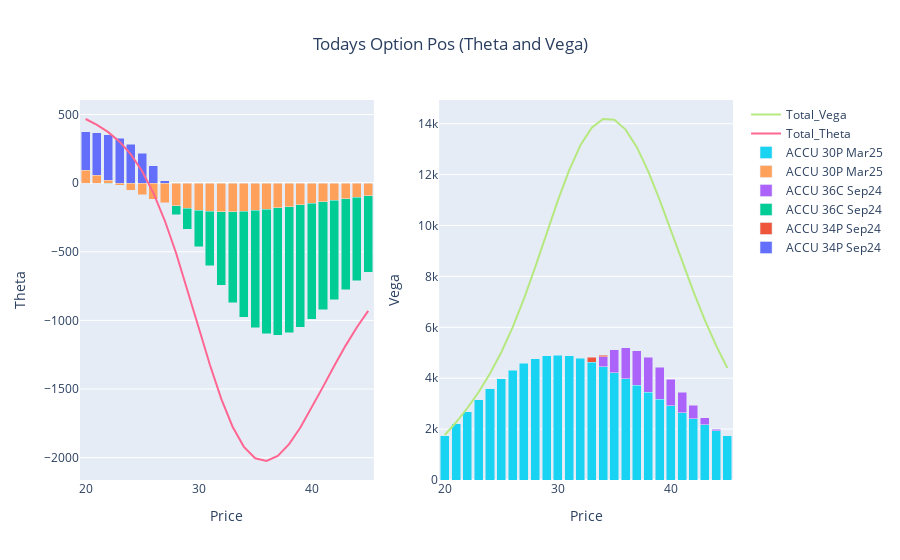

Notebook source saved alongside this figure:
### Code cell
fig_t = go.Figure()
for i in list(t)[1:-1]:
    fig_t.add_trace(go.Bar(x=t.Price, y=t[i], name=i, base=0))

fig_t.add_trace(go.Scatter(x=t.Price, y=t.Option_Theta, mode='lines', name='Total_Theta'))


#~~~~~~~~~~~~~~~~~~~~~~~~~~~~~~~~~~~~~~~~~~~~~~~~~~~~~~~~~~~~~~~~~~~~~~~~~~~~~~~~~
fig_v = go.Figure()
for i in list(v)[1:-1]:
    fig_v.add_trace(go.Bar(x=v.Price, y=v[i], name=i, base=0))

fig_v.add_trace(go.Scatter(x=v.Price, y=v.Option_Vega, mode='lines', name='Total_Vega'))

#~~~~~~~~~~~~~~~~~~~~~~~~~~~~~~~~~~~~~~~~~~~~~~~~~~~~~~~~~~~~~~~~~~~~~~~~~~~~~~~~
fig = make_subplots(rows=1, cols=2)
for i in range(0,len(fig_p.data)):
    fig.add_trace(fig_t.data[i], row=1, col=1)
    fig.add_trace(fig_v.data[i], row=1, col=2)
    
fig.update_layout(title={'text': 'Todays Option Pos (Theta and Vega)','x': 0.5,'xanchor': 'center'}, barmode='stack')

fig.update_xaxes(title_text="Price", row=1, col=1)
fig.update_yaxes(title_text="Theta", row=1, col=1)
fig.update_xaxes(title_text="Price", row=1, col=2)
fig.update_yaxes(title_text="Vega", row=1, col=2)    
fig.show()

### Figure 1 — Plotly figure (JSON) as saved in the notebook; plotly's stock layout.template omitted (floating-point values rounded to 4 significant figures)
{"data": [{"base": 0, "name": "ACCU 34P Sep24", "type": "bar", "x": [20, 21, 22, 23, 24, 25, 26, 27, 28, 29, 30, 31, 32, 33, 34, 35, 36, 37, 38, 39, 40, 41, 42, 43, 44, 45], "xaxis": "x", "y": [374.9, 368.1, 353.7, 327.2, 283.4, 217.9, 128.3, 15.87, -114.3, -253.7, -391.7, -517.4, -621.3, -696.6, -740.2, -752.2, -735.8, -696.1, -639.3, -571.8, -499.2, -426.4, -357.0, -293.5, -237.3, -188.9], "yaxis": "y"}, {"base": 0, "name": "ACCU 34P Sep24", "type": "bar", "x": [20, 21, 22, 23, 24, 25, 26, 27, 28, 29, 30, 31, 32, 33, 34, 35, 36, 37, 38, 39, 40, 41, 42, 43, 44, 45], "xaxis": "x2", "y": [21.68, 56.13, 127.6, 258.9, 474.5, 794.5, 1227.0, 1763.0, 2374.0, 3013.0, 3627.0, 4161.0, 4568.0, 4819.0, 4902.0, 4823.0, 4602.0, 4269.0, 3860.0, 3409.0, 2945.0, 2493.0, 2072.0, 1692.0, 1360.0, 1078.0], "yaxis": "y2"}, {"base": 0, "name": "ACCU 36C Sep24", "type": "bar", "x": [20, 21, 22, 23, 24, 25, 26, 27, 28, 29, 30, 31, 32, 33, 34, 35, 36, 37, 38, 39, 40, 41, 42, 43, 44, 45], "xaxis": "x", "y": [-0.3169, -1.139, -3.479, -9.21, -21.47, -44.7, -84.11, -144.6, -229.0, -337.2, -464.8, -603.5, -742.6, -870.4, -976.7, -1054.0, -1098.0, -1110.0, -1092.0, -1050.0, -991.5, -922.7, -849.8, -777.9, -710.6, -650.2], "yaxis": "y"}, {"base": 0, "name": "ACCU 36C Sep24", "type": "bar", "x": [20, 21, 22, 23, 24, 25, 26, 27, 28, 29, 30, 31, 32, 33, 34, 35, 36, 37, 38, 39, 40, 41, 42, 43, 44, 45], "xaxis": "x2", "y": [1.763, 6.315, 19.23, 50.69, 117.6, 243.7, 455.9, 778.5, 1224.0, 1788.0, 2440.0, 3133.0, 3805.0, 4392.0, 4840.0, 5110.0, 5190.0, 5084.0, 4819.0, 4430.0, 3960.0, 3449.0, 2932.0, 2438.0, 1985.0, 1586.0], "yaxis": "y2"}, {"base": 0, "name": "ACCU 30P Mar25", "type": "bar", "x": [20, 21, 22, 23, 24, 25, 26, 27, 28, 29, 30, 31, 32, 33, 34, 35, 36, 37, 38, 39, 40, 41, 42, 43, 44, 45], "xaxis": "x", "y": [92.53, 57.95, 21.34, -15.85, -52.16, -86.28, -117.1, -143.9, -166.1, -183.4, -196.0, -203.9, -207.7, -207.7, -204.4, -198.6, -190.6, -181.0, -170.3, -158.9, -147.2, -135.4, -123.8, -112.5, -101.7, -91.59], "yaxis": "y"}, {"base": 0, "name": "ACCU 30P Mar25", "type": "bar", "x": [20, 21, 22, 23, 24, 25, 26, 27, 28, 29, 30, 31, 32, 33, 34, 35, 36, 37, 38, 39, 40, 41, 42, 43, 44, 45], "xaxis": "x2", "y": [1746.0, 2206.0, 2681.0, 3150.0, 3590.0, 3984.0, 4317.0, 4579.0, 4764.0, 4873.0, 4908.0, 4874.0, 4779.0, 4633.0, 4444.0, 4222.0, 3977.0, 3716.0, 3447.0, 3177.0, 2909.0, 2650.0, 2401.0, 2165.0, 1944.0, 1738.0], "yaxis": "y2"}, {"mode": "lines", "name": "Total_Theta", "type": "scatter", "x": [20, 21, 22, 23, 24, 25, 26, 27, 28, 29, 30, 31, 32, 33, 34, 35, 36, 37, 38, 39, 40, 41, 42, 43, 44, 45], "xaxis": "x", "y": [467.2, 424.9, 371.6, 302.2, 209.8, 86.88, -72.96, -272.6, -509.4, -774.3, -1052.0, -1325.0, -1572.0, -1775.0, -1921.0, -2005.0, -2025.0, -1987.0, -1902.0, -1781.0, -1638.0, -1484.0, -1331.0, -1184.0, -1050.0, -930.7], "yaxis": "y"}, {"mode": "lines", "name": "Total_Vega", "type": "scatter", "x": [20, 21, 22, 23, 24, 25, 26, 27, 28, 29, 30, 31, 32, 33, 34, 35, 36, 37, 38, 39, 40, 41, 42, 43, 44, 45], "xaxis": "x2", "y": [1769.0, 2268.0, 2828.0, 3460.0, 4182.0, 5022.0, 6000.0, 7121.0, 8363.0, 9674.0, 10980.0, 12170.0, 13150.0, 13840.0, 14190.0, 14160.0, 13770.0, 13070.0, 12130.0, 11020.0, 9814.0, 8592.0, 7405.0, 6295.0, 5290.0, 4402.0], "yaxis": "y2"}], "layout": {"autosize": true, "barmode": "stack", "title": {"text": "Todays Option Pos (Theta and Vega)", "x": 0.5, "xanchor": "center"}, "xaxis": {"anchor": "y", "autorange": true, "domain": [0, 0.45], "range": [19.5, 45.5], "title": {"text": "Price"}, "type": "linear"}, "xaxis2": {"anchor": "y2", "autorange": true, "domain": [0.55, 1], "range": [19.5, 45.5], "title": {"text": "Price"}, "type": "linear"}, "yaxis": {"anchor": "x", "autorange": true, "domain": [0, 1], "range": [-2163.0, 605.6], "title": {"text": "Theta"}, "type": "linear"}, "yaxis2": {"anchor": "x2", "autorange": true, "domain": [0, 1], "range": [0, 14930.0], "title": {"text": "Vega"}, "type": "linear"}}}
